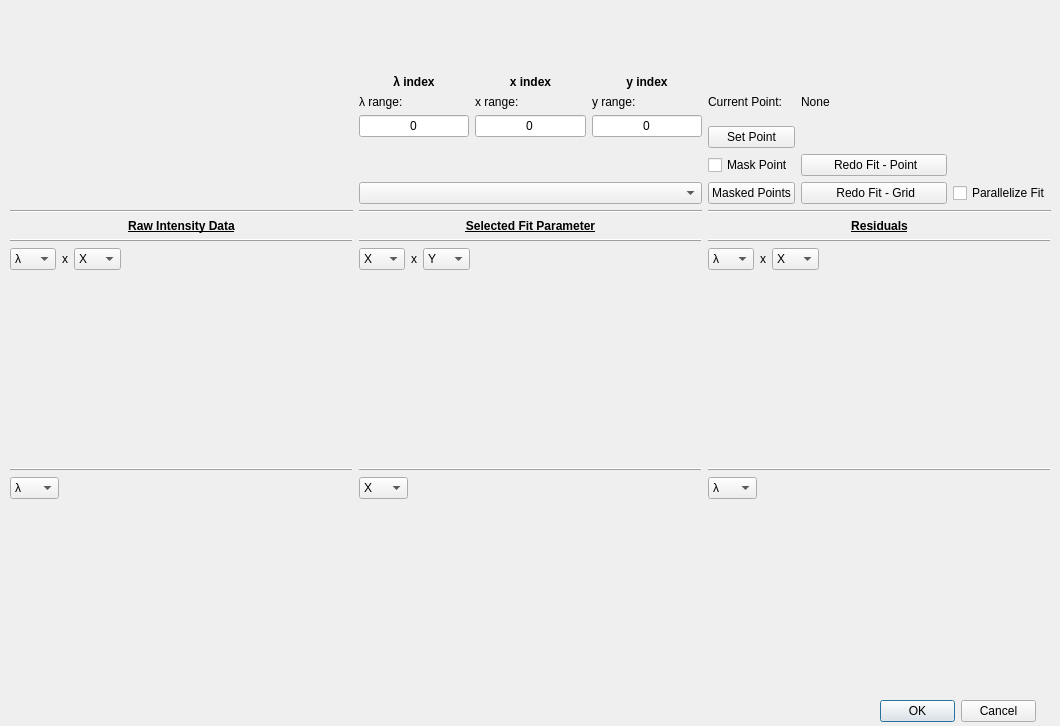
<?xml version="1.0" encoding="UTF-8"?>
<ui version="4.0">
 <class>Dialog</class>
 <widget class="QDialog" name="Dialog">
  <property name="geometry">
   <rect>
    <x>0</x>
    <y>0</y>
    <width>1060</width>
    <height>726</height>
   </rect>
  </property>
  <property name="windowTitle">
   <string>Dialog</string>
  </property>
  <widget class="QWidget" name="layoutWidget">
   <property name="geometry">
    <rect>
     <x>10</x>
     <y>10</y>
     <width>1041</width>
     <height>681</height>
    </rect>
   </property>
   <layout class="QGridLayout" name="gridLayout_main" rowstretch="1,1,1" columnstretch="1,1,1" rowminimumheight="0,0,0">
    <item row="1" column="1">
     <layout class="QVBoxLayout" name="verticalLayout_selectvar_slice" stretch="0,0,1">
      <item>
       <widget class="Line" name="line_2">
        <property name="frameShadow">
         <enum>QFrame::Raised</enum>
        </property>
        <property name="orientation">
         <enum>Qt::Horizontal</enum>
        </property>
       </widget>
      </item>
      <item>
       <layout class="QHBoxLayout" name="horizontalLayout_2" stretch="1,0,1,5">
        <item>
         <widget class="QComboBox" name="comboBox_selectvar_slice_varx">
          <item>
           <property name="text">
            <string>X</string>
           </property>
          </item>
          <item>
           <property name="text">
            <string>Y</string>
           </property>
          </item>
         </widget>
        </item>
        <item>
         <widget class="QLabel" name="label_var_x_var_2">
          <property name="text">
           <string>x</string>
          </property>
          <property name="alignment">
           <set>Qt::AlignCenter</set>
          </property>
         </widget>
        </item>
        <item>
         <widget class="QComboBox" name="comboBox_selectvar_slice_vary">
          <item>
           <property name="text">
            <string>Y</string>
           </property>
          </item>
          <item>
           <property name="text">
            <string>X</string>
           </property>
          </item>
         </widget>
        </item>
        <item>
         <spacer name="horizontalSpacer_3">
          <property name="orientation">
           <enum>Qt::Horizontal</enum>
          </property>
          <property name="sizeHint" stdset="0">
           <size>
            <width>40</width>
            <height>20</height>
           </size>
          </property>
         </spacer>
        </item>
       </layout>
      </item>
      <item>
       <widget class="PlotWidget" name="graph_selectvar_slice" native="true"/>
      </item>
     </layout>
    </item>
    <item row="1" column="0">
     <layout class="QVBoxLayout" name="verticalLayout_origdata_slice" stretch="0,0,1">
      <item>
       <widget class="Line" name="line">
        <property name="frameShadow">
         <enum>QFrame::Raised</enum>
        </property>
        <property name="orientation">
         <enum>Qt::Horizontal</enum>
        </property>
       </widget>
      </item>
      <item>
       <layout class="QHBoxLayout" name="horizontalLayout" stretch="1,0,1,5">
        <item>
         <widget class="QComboBox" name="comboBox_origdata_slice_varx">
          <item>
           <property name="text">
            <string>λ</string>
           </property>
          </item>
          <item>
           <property name="text">
            <string>X</string>
           </property>
          </item>
          <item>
           <property name="text">
            <string>Y</string>
           </property>
          </item>
         </widget>
        </item>
        <item>
         <widget class="QLabel" name="label_var_x_var_1">
          <property name="text">
           <string>x</string>
          </property>
          <property name="alignment">
           <set>Qt::AlignCenter</set>
          </property>
         </widget>
        </item>
        <item>
         <widget class="QComboBox" name="comboBox_origdata_slice_vary">
          <item>
           <property name="text">
            <string>X</string>
           </property>
          </item>
          <item>
           <property name="text">
            <string>Y</string>
           </property>
          </item>
          <item>
           <property name="text">
            <string>λ</string>
           </property>
          </item>
         </widget>
        </item>
        <item>
         <spacer name="horizontalSpacer_2">
          <property name="orientation">
           <enum>Qt::Horizontal</enum>
          </property>
          <property name="sizeHint" stdset="0">
           <size>
            <width>40</width>
            <height>20</height>
           </size>
          </property>
         </spacer>
        </item>
       </layout>
      </item>
      <item>
       <widget class="PlotWidget" name="graph_origdata_slice" native="true"/>
      </item>
     </layout>
    </item>
    <item row="1" column="2">
     <layout class="QVBoxLayout" name="verticalLayout_residuals_slice" stretch="0,0,1">
      <item>
       <widget class="Line" name="line_3">
        <property name="frameShadow">
         <enum>QFrame::Raised</enum>
        </property>
        <property name="orientation">
         <enum>Qt::Horizontal</enum>
        </property>
       </widget>
      </item>
      <item>
       <layout class="QHBoxLayout" name="horizontalLayout_3" stretch="1,0,1,5">
        <item>
         <widget class="QComboBox" name="comboBox_residuals_slice_varx">
          <item>
           <property name="text">
            <string>λ</string>
           </property>
          </item>
          <item>
           <property name="text">
            <string>X</string>
           </property>
          </item>
          <item>
           <property name="text">
            <string>Y</string>
           </property>
          </item>
         </widget>
        </item>
        <item>
         <widget class="QLabel" name="label_var_x_var_3">
          <property name="text">
           <string>x</string>
          </property>
          <property name="alignment">
           <set>Qt::AlignCenter</set>
          </property>
         </widget>
        </item>
        <item>
         <widget class="QComboBox" name="comboBox_residuals_slice_vary">
          <item>
           <property name="text">
            <string>X</string>
           </property>
          </item>
          <item>
           <property name="text">
            <string>Y</string>
           </property>
          </item>
          <item>
           <property name="text">
            <string>λ</string>
           </property>
          </item>
         </widget>
        </item>
        <item>
         <spacer name="horizontalSpacer_4">
          <property name="orientation">
           <enum>Qt::Horizontal</enum>
          </property>
          <property name="sizeHint" stdset="0">
           <size>
            <width>40</width>
            <height>20</height>
           </size>
          </property>
         </spacer>
        </item>
       </layout>
      </item>
      <item>
       <widget class="PlotWidget" name="graph_residuals_slice" native="true"/>
      </item>
     </layout>
    </item>
    <item row="2" column="0">
     <layout class="QVBoxLayout" name="verticalLayout_origdata_line" stretch="0,0,1">
      <item>
       <widget class="Line" name="line_5">
        <property name="frameShadow">
         <enum>QFrame::Raised</enum>
        </property>
        <property name="orientation">
         <enum>Qt::Horizontal</enum>
        </property>
       </widget>
      </item>
      <item>
       <layout class="QHBoxLayout" name="horizontalLayout_5" stretch="1,6">
        <item>
         <widget class="QComboBox" name="comboBox_origdata_line_varx">
          <item>
           <property name="text">
            <string>λ</string>
           </property>
          </item>
          <item>
           <property name="text">
            <string>X</string>
           </property>
          </item>
          <item>
           <property name="text">
            <string>Y</string>
           </property>
          </item>
         </widget>
        </item>
        <item>
         <spacer name="horizontalSpacer_6">
          <property name="orientation">
           <enum>Qt::Horizontal</enum>
          </property>
          <property name="sizeHint" stdset="0">
           <size>
            <width>40</width>
            <height>20</height>
           </size>
          </property>
         </spacer>
        </item>
       </layout>
      </item>
      <item>
       <widget class="PlotWidget" name="graph_origdata_line" native="true"/>
      </item>
     </layout>
    </item>
    <item row="2" column="1">
     <layout class="QVBoxLayout" name="verticalLayout_selectvar_line" stretch="0,0,1">
      <item>
       <widget class="Line" name="line_6">
        <property name="frameShadow">
         <enum>QFrame::Raised</enum>
        </property>
        <property name="orientation">
         <enum>Qt::Horizontal</enum>
        </property>
       </widget>
      </item>
      <item>
       <layout class="QHBoxLayout" name="horizontalLayout_6" stretch="1,6">
        <item>
         <widget class="QComboBox" name="comboBox_selectvar_line_varx">
          <item>
           <property name="text">
            <string>X</string>
           </property>
          </item>
          <item>
           <property name="text">
            <string>Y</string>
           </property>
          </item>
         </widget>
        </item>
        <item>
         <spacer name="horizontalSpacer_7">
          <property name="orientation">
           <enum>Qt::Horizontal</enum>
          </property>
          <property name="sizeHint" stdset="0">
           <size>
            <width>40</width>
            <height>20</height>
           </size>
          </property>
         </spacer>
        </item>
       </layout>
      </item>
      <item>
       <widget class="PlotWidget" name="graph_selectvar_line" native="true"/>
      </item>
     </layout>
    </item>
    <item row="2" column="2">
     <layout class="QVBoxLayout" name="verticalLayout_residuals_line" stretch="0,0,1">
      <item>
       <widget class="Line" name="line_7">
        <property name="frameShadow">
         <enum>QFrame::Raised</enum>
        </property>
        <property name="orientation">
         <enum>Qt::Horizontal</enum>
        </property>
       </widget>
      </item>
      <item>
       <layout class="QHBoxLayout" name="horizontalLayout_7" stretch="1,6">
        <item>
         <widget class="QComboBox" name="comboBox_residuals_line_varx">
          <item>
           <property name="text">
            <string>λ</string>
           </property>
          </item>
          <item>
           <property name="text">
            <string>X</string>
           </property>
          </item>
          <item>
           <property name="text">
            <string>Y</string>
           </property>
          </item>
         </widget>
        </item>
        <item>
         <spacer name="horizontalSpacer_8">
          <property name="orientation">
           <enum>Qt::Horizontal</enum>
          </property>
          <property name="sizeHint" stdset="0">
           <size>
            <width>40</width>
            <height>20</height>
           </size>
          </property>
         </spacer>
        </item>
       </layout>
      </item>
      <item>
       <widget class="PlotWidget" name="graph_residuals_line" native="true"/>
      </item>
     </layout>
    </item>
    <item row="0" column="1">
     <layout class="QVBoxLayout" name="verticalLayout">
      <item>
       <layout class="QGridLayout" name="gridLayout_indices" rowstretch="0,0,0,0,0">
        <item row="3" column="0">
         <widget class="QLineEdit" name="lambda_index">
          <property name="text">
           <string>0</string>
          </property>
          <property name="alignment">
           <set>Qt::AlignCenter</set>
          </property>
         </widget>
        </item>
        <item row="1" column="0">
         <widget class="QLabel" name="label_lambda">
          <property name="text">
           <string>&lt;html&gt;&lt;head/&gt;&lt;body&gt;&lt;p&gt;&lt;span style=&quot; font-weight:600;&quot;&gt;λ index&lt;/span&gt;&lt;/p&gt;&lt;/body&gt;&lt;/html&gt;</string>
          </property>
          <property name="alignment">
           <set>Qt::AlignCenter</set>
          </property>
         </widget>
        </item>
        <item row="2" column="1">
         <widget class="QLabel" name="label_x_range">
          <property name="text">
           <string>&lt;html&gt;&lt;head/&gt;&lt;body&gt;&lt;p&gt;x range:&lt;/p&gt;&lt;/body&gt;&lt;/html&gt;</string>
          </property>
          <property name="alignment">
           <set>Qt::AlignLeading|Qt::AlignLeft|Qt::AlignVCenter</set>
          </property>
         </widget>
        </item>
        <item row="3" column="1">
         <widget class="QLineEdit" name="x_index">
          <property name="text">
           <string>0</string>
          </property>
          <property name="alignment">
           <set>Qt::AlignCenter</set>
          </property>
         </widget>
        </item>
        <item row="4" column="0">
         <spacer name="verticalSpacer_3">
          <property name="orientation">
           <enum>Qt::Vertical</enum>
          </property>
          <property name="sizeHint" stdset="0">
           <size>
            <width>20</width>
            <height>40</height>
           </size>
          </property>
         </spacer>
        </item>
        <item row="2" column="2">
         <widget class="QLabel" name="label_y_range">
          <property name="text">
           <string>&lt;html&gt;&lt;head/&gt;&lt;body&gt;&lt;p&gt;y range:&lt;/p&gt;&lt;/body&gt;&lt;/html&gt;</string>
          </property>
          <property name="alignment">
           <set>Qt::AlignLeading|Qt::AlignLeft|Qt::AlignVCenter</set>
          </property>
         </widget>
        </item>
        <item row="1" column="1">
         <widget class="QLabel" name="label_x">
          <property name="text">
           <string>&lt;html&gt;&lt;head/&gt;&lt;body&gt;&lt;p&gt;&lt;span style=&quot; font-weight:600;&quot;&gt;x index&lt;/span&gt;&lt;/p&gt;&lt;/body&gt;&lt;/html&gt;</string>
          </property>
          <property name="alignment">
           <set>Qt::AlignCenter</set>
          </property>
         </widget>
        </item>
        <item row="0" column="1">
         <spacer name="verticalSpacer">
          <property name="orientation">
           <enum>Qt::Vertical</enum>
          </property>
          <property name="sizeType">
           <enum>QSizePolicy::Fixed</enum>
          </property>
          <property name="sizeHint" stdset="0">
           <size>
            <width>20</width>
            <height>65</height>
           </size>
          </property>
         </spacer>
        </item>
        <item row="2" column="0">
         <widget class="QLabel" name="label_lambda_range">
          <property name="text">
           <string>&lt;html&gt;&lt;head/&gt;&lt;body&gt;&lt;p&gt;λ range:&lt;/p&gt;&lt;/body&gt;&lt;/html&gt;</string>
          </property>
          <property name="alignment">
           <set>Qt::AlignLeading|Qt::AlignLeft|Qt::AlignVCenter</set>
          </property>
         </widget>
        </item>
        <item row="3" column="2">
         <widget class="QLineEdit" name="y_index">
          <property name="text">
           <string>0</string>
          </property>
          <property name="alignment">
           <set>Qt::AlignCenter</set>
          </property>
         </widget>
        </item>
        <item row="1" column="2">
         <widget class="QLabel" name="label_y">
          <property name="text">
           <string>&lt;html&gt;&lt;head/&gt;&lt;body&gt;&lt;p&gt;&lt;span style=&quot; font-weight:600;&quot;&gt;y index&lt;/span&gt;&lt;/p&gt;&lt;/body&gt;&lt;/html&gt;</string>
          </property>
          <property name="alignment">
           <set>Qt::AlignCenter</set>
          </property>
         </widget>
        </item>
       </layout>
      </item>
      <item>
       <widget class="QComboBox" name="comboBox_centralColumn_displayChoice"/>
      </item>
      <item>
       <widget class="Line" name="line_8">
        <property name="orientation">
         <enum>Qt::Horizontal</enum>
        </property>
       </widget>
      </item>
      <item>
       <widget class="QLabel" name="label_centralColumn">
        <property name="text">
         <string>&lt;html&gt;&lt;head/&gt;&lt;body&gt;&lt;p align=&quot;center&quot;&gt;&lt;span style=&quot; font-weight:600; text-decoration: underline;&quot;&gt;Selected Fit Parameter&lt;/span&gt;&lt;/p&gt;&lt;/body&gt;&lt;/html&gt;</string>
        </property>
       </widget>
      </item>
     </layout>
    </item>
    <item row="0" column="0">
     <layout class="QVBoxLayout" name="verticalLayout_2" stretch="1,0,0">
      <item>
       <widget class="PlotWidget" name="graph_spectra_fit" native="true"/>
      </item>
      <item>
       <widget class="Line" name="line_4">
        <property name="orientation">
         <enum>Qt::Horizontal</enum>
        </property>
       </widget>
      </item>
      <item>
       <widget class="QLabel" name="label_leftColumn">
        <property name="text">
         <string>&lt;html&gt;&lt;head/&gt;&lt;body&gt;&lt;p align=&quot;center&quot;&gt;&lt;span style=&quot; font-weight:600; text-decoration: underline;&quot;&gt;Raw Intensity Data&lt;/span&gt;&lt;/p&gt;&lt;/body&gt;&lt;/html&gt;</string>
        </property>
       </widget>
      </item>
     </layout>
    </item>
    <item row="0" column="2">
     <layout class="QVBoxLayout" name="verticalLayout_3">
      <item>
       <layout class="QGridLayout" name="gridLayout_setPoint" rowstretch="1,0,0,0,0,0" columnstretch="0,1,0">
        <item row="3" column="2">
         <spacer name="horizontalSpacer">
          <property name="orientation">
           <enum>Qt::Horizontal</enum>
          </property>
          <property name="sizeType">
           <enum>QSizePolicy::Minimum</enum>
          </property>
          <property name="sizeHint" stdset="0">
           <size>
            <width>40</width>
            <height>20</height>
           </size>
          </property>
         </spacer>
        </item>
        <item row="5" column="2">
         <widget class="QCheckBox" name="checkBox_fitGridParallel">
          <property name="sizePolicy">
           <sizepolicy hsizetype="Preferred" vsizetype="Fixed">
            <horstretch>0</horstretch>
            <verstretch>0</verstretch>
           </sizepolicy>
          </property>
          <property name="text">
           <string>Parallelize Fit</string>
          </property>
         </widget>
        </item>
        <item row="2" column="1">
         <widget class="QLabel" name="label_current_point_coords">
          <property name="sizePolicy">
           <sizepolicy hsizetype="Preferred" vsizetype="Preferred">
            <horstretch>0</horstretch>
            <verstretch>0</verstretch>
           </sizepolicy>
          </property>
          <property name="text">
           <string>&lt;html&gt;&lt;head/&gt;&lt;body&gt;&lt;p&gt;None&lt;/p&gt;&lt;/body&gt;&lt;/html&gt;</string>
          </property>
          <property name="alignment">
           <set>Qt::AlignLeading|Qt::AlignLeft|Qt::AlignVCenter</set>
          </property>
         </widget>
        </item>
        <item row="4" column="1">
         <widget class="QPushButton" name="button_redoFit_point">
          <property name="text">
           <string> Redo Fit - Point</string>
          </property>
         </widget>
        </item>
        <item row="5" column="1">
         <widget class="QPushButton" name="button_redoFit_grid">
          <property name="text">
           <string> Redo Fit - Grid</string>
          </property>
         </widget>
        </item>
        <item row="3" column="0">
         <widget class="QPushButton" name="button_setPoint">
          <property name="text">
           <string>Set Point</string>
          </property>
         </widget>
        </item>
        <item row="0" column="0">
         <spacer name="verticalSpacer_2">
          <property name="orientation">
           <enum>Qt::Vertical</enum>
          </property>
          <property name="sizeType">
           <enum>QSizePolicy::Fixed</enum>
          </property>
          <property name="sizeHint" stdset="0">
           <size>
            <width>20</width>
            <height>75</height>
           </size>
          </property>
         </spacer>
        </item>
        <item row="2" column="0">
         <widget class="QLabel" name="label_current_point_text">
          <property name="sizePolicy">
           <sizepolicy hsizetype="Preferred" vsizetype="Preferred">
            <horstretch>0</horstretch>
            <verstretch>0</verstretch>
           </sizepolicy>
          </property>
          <property name="text">
           <string>&lt;html&gt;&lt;head/&gt;&lt;body&gt;&lt;p&gt;Current Point:&lt;/p&gt;&lt;/body&gt;&lt;/html&gt;</string>
          </property>
          <property name="alignment">
           <set>Qt::AlignLeading|Qt::AlignLeft|Qt::AlignVCenter</set>
          </property>
         </widget>
        </item>
        <item row="4" column="0">
         <widget class="QCheckBox" name="checkBox_maskPoint">
          <property name="sizePolicy">
           <sizepolicy hsizetype="Preferred" vsizetype="Fixed">
            <horstretch>0</horstretch>
            <verstretch>0</verstretch>
           </sizepolicy>
          </property>
          <property name="text">
           <string>Mask Point</string>
          </property>
         </widget>
        </item>
        <item row="5" column="0">
         <widget class="QPushButton" name="button_showMaskedPoints">
          <property name="text">
           <string>Masked Points</string>
          </property>
         </widget>
        </item>        
       </layout>
      </item>
      <item>
       <widget class="Line" name="line_9">
        <property name="orientation">
         <enum>Qt::Horizontal</enum>
        </property>
       </widget>
      </item>
      <item>
       <widget class="QLabel" name="label_rightColumn">
        <property name="text">
         <string>&lt;html&gt;&lt;head/&gt;&lt;body&gt;&lt;p align=&quot;center&quot;&gt;&lt;span style=&quot; font-weight:600; text-decoration: underline;&quot;&gt;Residuals&lt;/span&gt;&lt;/p&gt;&lt;/body&gt;&lt;/html&gt;</string>
        </property>
       </widget>
      </item>
     </layout>
    </item>
   </layout>
  </widget>
  <widget class="QDialogButtonBox" name="buttonBox">
   <property name="geometry">
    <rect>
     <x>880</x>
     <y>700</y>
     <width>156</width>
     <height>23</height>
    </rect>
   </property>
   <property name="standardButtons">
    <set>QDialogButtonBox::Cancel|QDialogButtonBox::Ok</set>
   </property>
  </widget>
 </widget>
 <customwidgets>
  <customwidget>
   <class>PlotWidget</class>
   <extends>QWidget</extends>
   <header>pyqtgraph</header>
   <container>1</container>
  </customwidget>
 </customwidgets>
 <tabstops>
  <tabstop>lambda_index</tabstop>
  <tabstop>x_index</tabstop>
  <tabstop>y_index</tabstop>
  <tabstop>button_setPoint</tabstop>
  <tabstop>button_redoFit_point</tabstop>
  <tabstop>comboBox_centralColumn_displayChoice</tabstop>
  <tabstop>comboBox_origdata_slice_varx</tabstop>
  <tabstop>comboBox_origdata_slice_vary</tabstop>
  <tabstop>comboBox_selectvar_slice_varx</tabstop>
  <tabstop>comboBox_selectvar_slice_vary</tabstop>
  <tabstop>comboBox_residuals_slice_varx</tabstop>
  <tabstop>comboBox_residuals_slice_vary</tabstop>
  <tabstop>comboBox_origdata_line_varx</tabstop>
  <tabstop>comboBox_selectvar_line_varx</tabstop>
  <tabstop>comboBox_residuals_line_varx</tabstop>
 </tabstops>
 <resources/>
  <connections>
  <connection>
   <sender>buttonBox</sender>
   <signal>accepted()</signal>
   <receiver>Dialog</receiver>
   <slot>accept()</slot>
  </connection>
  <connection>
   <sender>buttonBox</sender>
   <signal>rejected()</signal>
   <receiver>Dialog</receiver>
   <slot>reject()</slot>
  </connection>
 </connections>
</ui>
